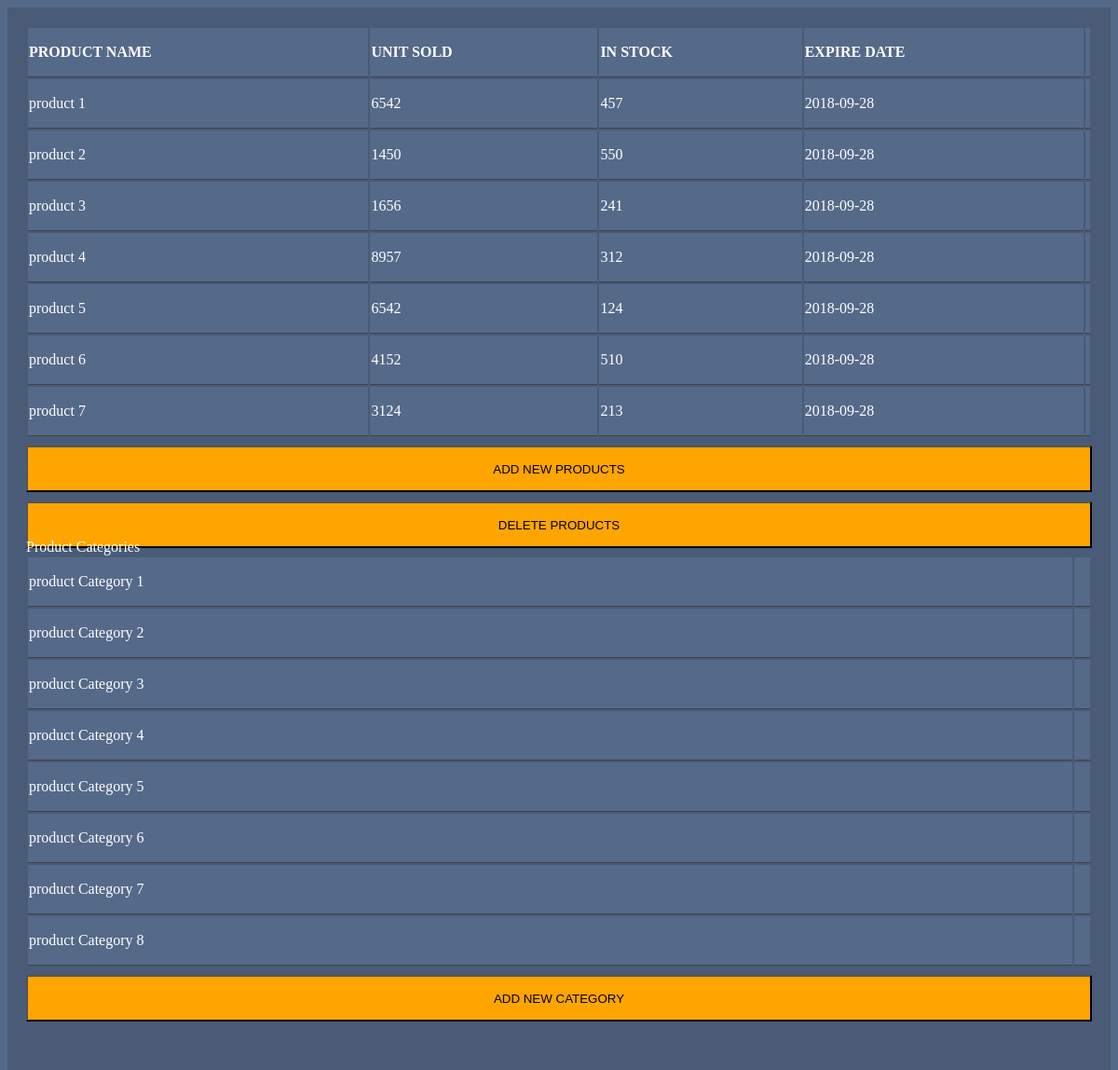
/products.php, run on the app's committed database.
### tables this page shows
create table Products (productName varchar(30) NOT NULL,unitSold int(10) not null ,inStock int(10) not null ,expireDate date);

create table ProductCategory (category varchar(30) not null);

### products.php (the view, shortened to what this page needs)
<?php include 'database.php'; ?>
<!DOCTYPE html>
<html lang="en">
<head>
<link rel="stylesheet" href="style.css" />
</head>
<body>
	<div class="col-sm-8 col-md-8 col-lg-8 section">
		<div class="col-sm-12 col-md-12 col-lg-12 innerSection">
			<div class="sectionContent">
				<table style="width: 100%;">
					<tr>
						<th>PRODUCT NAME</th>
						<th>UNIT SOLD</th>
						<th>IN STOCK</th>
						<th>EXPIRE DATE</th>
						<th></th>
					</tr>
                        <?php
                        $array = array();
                        $query = " SELECT * FROM products  ";
                        $result = $conn->query($query);
                        while ($row = $result->fetch_assoc()) {
                            $array[] = $row;
                        }
                        foreach ($array as $item) {
                            echo "<tr>";
                            echo "<td>" . $item['productName'] . "</td>";
                            echo "<td>" . $item['unitSold'] . "</td>";
                            echo "<td>" . $item['inStock'] . "</td>";
                            echo "<td>" . $item['expireDate'] . "</td>";
                            echo "<td>"?> <i class="fa fa-trash"></i><?php "</td>"?>
                            <?php
                            echo "</tr>";
                        }
                        ?>
                    </table>
			</div>
			<a href="#/addProduct"><button class="productButton">ADD NEW PRODUCTS</button></a>
			<button class="productButton">DELETE PRODUCTS</button>
		</div>
	</div>
	<div class="col-sm-3 col-md-3 col-lg-3 section">
		<div class="col-sm-12 col-md-12 col-lg-12 innerSection">
			<div style="color: white;">Product Categories</div>
			<div class="sectionContent">
				<table>
                        <?php
                        $array = array();
                        $query = " SELECT * FROM ProductCategory  ";
                        $result = $conn->query($query);
                        while ($row = $result->fetch_assoc()) {
                            $array[] = $row;
                        }
                        foreach ($array as $item) {
                            echo "<tr>";
                            echo "<td>" . $item['category'] . "</td>";
                            echo "<td>"?> <i class="fa fa-trash"></i>
					</td>
                            <?php
                            echo "</tr>";
                        }
                        ?>
                    </table>
			</div>
			<button class="productButton">ADD NEW CATEGORY</button>
		</div>
	</div>
</body>
</html>

### style.css (style rules this page uses)
body { background-color: #556989; color: black; }
table { width: 100%; }
th { font-weight: bold; }
th, td { border-bottom: 1px solid #424242; background-color: #556989; color: white; height: 50px; text-align: left; }
.productButton { width: 100%; background-color: orange; height: 50px; margin-top: 10px; }
.section { height: 550px; }
.innerSection { background-color: #495b77; height: 100%; padding: 20px; }
.sectionContent { padding: 40px; height: 80%; overflow-y: scroll; padding: 0px; }

### data on the page
products: productName "product 1", unitSold "6542", inStock "457", expireDate "2018-09-28"
products: productName "product 2", unitSold "1450", inStock "550", expireDate "2018-09-28"
products: productName "product 3", unitSold "1656", inStock "241", expireDate "2018-09-28"
products: productName "product 4", unitSold "8957", inStock "312", expireDate "2018-09-28"
products: productName "product 5", unitSold "6542", inStock "124", expireDate "2018-09-28"
products: productName "product 6", unitSold "4152", inStock "510", expireDate "2018-09-28"
products: productName "product 7", unitSold "3124", inStock "213", expireDate "2018-09-28"
productcategory: category "product Category 1"
productcategory: category "product Category 2"
productcategory: category "product Category 3"
productcategory: category "product Category 4"
productcategory: category "product Category 5"
productcategory: category "product Category 6"
productcategory: category "product Category 7"
productcategory: category "product Category 8"
